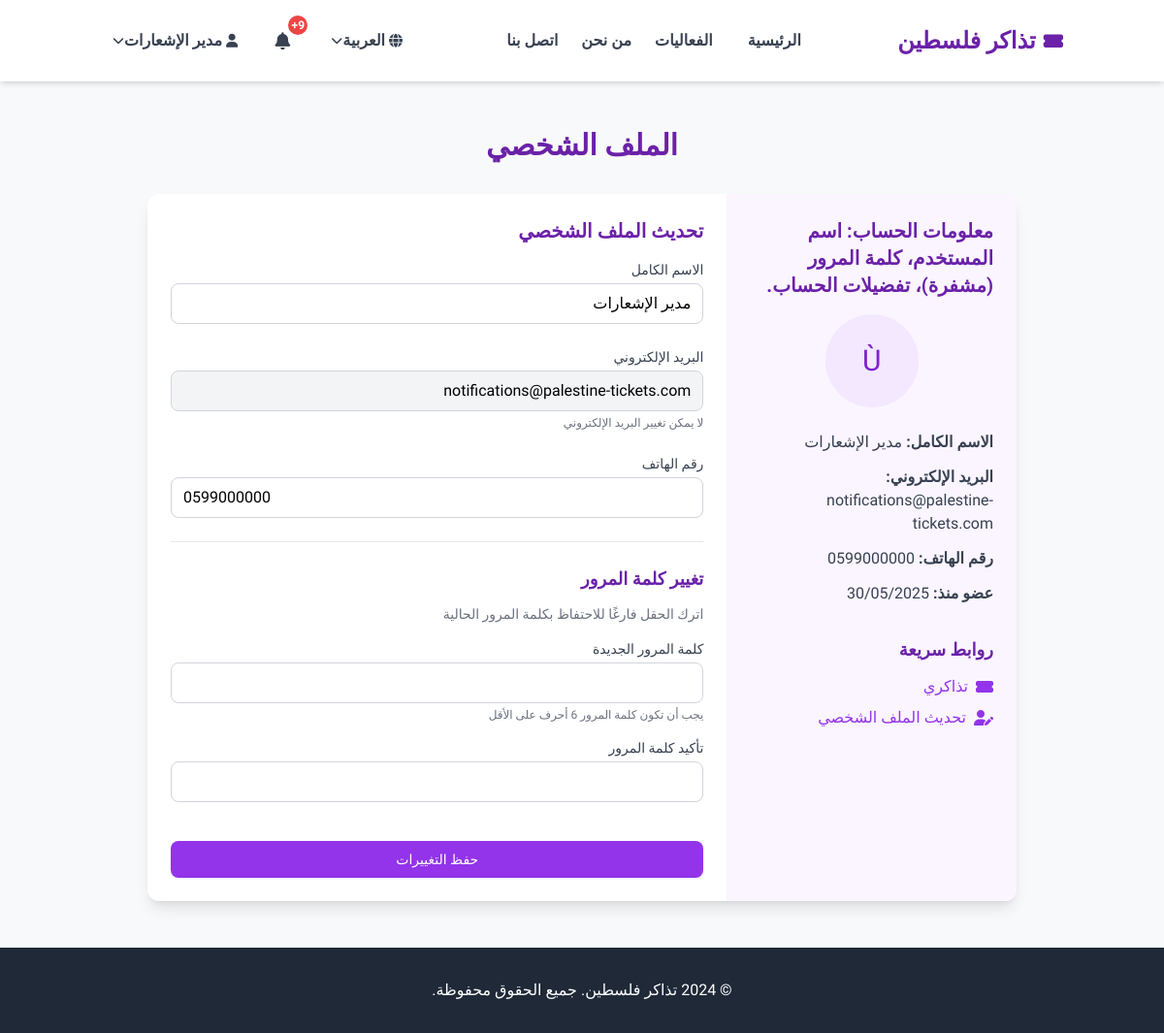
Page /profile.php (signed in) on the committed database.
### tables this page shows
CREATE TABLE `users` (
  `id` int(11) NOT NULL,
  `name` varchar(100) NOT NULL,
  `email` varchar(100) NOT NULL,
  `password` varchar(255) NOT NULL,
  `phone` varchar(20) NOT NULL,
  `password_hashed` varchar(255) NOT NULL,
  `role` enum('user','transport_admin','notifications_admin','site_admin','super_admin') DEFAULT 'user',
  `reset_token` varchar(64) DEFAULT NULL,
  `reset_expires` datetime DEFAULT NULL,
  `created_at` timestamp NOT NULL DEFAULT current_timestamp(),
  `updated_at` timestamp NOT NULL DEFAULT current_timestamp() ON UPDATE current_timestamp(),
  `profile_image` varchar(255) DEFAULT NULL,
  `last_login` datetime DEFAULT NULL,
  `last_login_ip` varchar(45) DEFAULT NULL,
  `timezone` varchar(100) DEFAULT 'Asia/Jerusalem',
  `preferred_language` varchar(10) DEFAULT 'ar',
  `two_factor_enabled` tinyint(1) DEFAULT 0,
  `status` enum('active','inactive','suspended') DEFAULT 'active',
  `email_verified` tinyint(1) DEFAULT 0
);

### includes/init.php (called while the page is built, shortened)
<?php
require_once __DIR__ . '/../config/database.php';
if (isset($_GET['lang'])) {
    $selected_lang = $_GET['lang'];
    $_SESSION['lang'] = $selected_lang;
} elseif (isset($_SESSION['lang'])) {
    $selected_lang = $_SESSION['lang'];
} else {
    $selected_lang = defined('APP_LANG') ? APP_LANG : 'ar';
}
require_once __DIR__ . '/icons.php';

### includes/icons.php (called while the page is built, shortened)
<?php
$icons = [
    'ar' => [
        'my_tickets' => 'fa-ticket-alt',
        'payment_methods' => 'fa-credit-card',
        'invoices' => 'fa-file-invoice',
        'notifications' => 'fa-bell',
        'account_preferences' => 'fa-cog',
        'security' => 'fa-shield-alt',
        'logout' => 'fa-sign-out-alt',
        'edit_profile' => 'fa-user-edit',
        'user' => 'fa-user',
        'globe' => 'fa-globe'
    ],
    'en' => [
        'my_tickets' => 'fa-tags',
        'payment_methods' => 'fa-money-bill-wave',
        'invoices' => 'fa-receipt',
        'notifications' => 'fa-envelope',
        'account_preferences' => 'fa-sliders-h',
        'security' => 'fa-lock',
        'logout' => 'fa-power-off',
        'edit_profile' => 'fa-pen',
        'user' => 'fa-user-circle',
        'globe' => 'fa-language'
    ],
    'he' => [
        'my_tickets' => 'fa-bookmark',
        'payment_methods' => 'fa-wallet',
        'invoices' => 'fa-file-alt',
        'notifications' => 'fa-comment',
        'account_preferences' => 'fa-tools',
        'security' => 'fa-user-shield',
        'logout' => 'fa-door-open',
        'edit_profile' => 'fa-id-card',
        'user' => 'fa-user-tie',
        'globe' => 'fa-globe-asia'
    ]
];
function get_icon($icon_name, $lang = null) {
    global $icons, $selected_lang;
    if ($lang === null) {
        $lang = $selected_lang;
    }
    if (isset($icons[$lang]) && isset($icons[$lang][$icon_name])) {
        return $icons[$lang][$icon_name];
    }
    return 'fa-question-circle';
}

### config/database.php (called while the page is built, shortened)
<?php
class Database {
    private $host = DB_HOST;
    private $user = DB_USER;
    private $pass = DB_PASS;
    private $dbname = DB_NAME;
    private $dbh;
    private $stmt;
    public function __construct() {
        $dsn = 'mysql:host=' . $this->host . ';dbname=' . $this->dbname . ';charset=utf8mb4';
        $options = array(
            PDO::ATTR_PERSISTENT => true,
            PDO::ATTR_ERRMODE => PDO::ERRMODE_EXCEPTION,
            PDO::ATTR_DEFAULT_FETCH_MODE => PDO::FETCH_ASSOC,
            PDO::ATTR_EMULATE_PREPARES => false
        );
        try {
            $this->dbh = new PDO($dsn, $this->user, $this->pass, $options);
        } catch(PDOException $e) {
            $this->error = $e->getMessage();
            error_log('Database Connection Error: ' . $this->error);
            echo 'Database Connection Error: ' . $this->error;
        }
    }
    public function query($sql) {
        $this->stmt = $this->dbh->prepare($sql);
    }
    public function bind($param, $value, $type = null) {
        if(is_null($type)) {
            switch(true) {
                case is_int($value):
                    $type = PDO::PARAM_INT;
                    break;
            }
        }
        $this->stmt->bindValue($param, $value, $type);
    }
    public function execute() {
        try {
            return $this->stmt->execute();
        } catch(PDOException $e) {
            $this->error = $e->getMessage();
            error_log('Query Execution Error: ' . $this->error);
            return false;
        }
    }
    public function single() {
        $this->execute();
        return $this->stmt->fetch();
    }
}
?>

### profile.php (the view, shortened to what this page needs)
<?php
require_once 'includes/init.php';
require_once 'includes/header.php';
$db = new Database();
$db->query("SELECT * FROM users WHERE id = :id");
$db->bind(':id', $_SESSION['user_id']);
$user = $db->single();
$registration_date = date('d/m/Y', strtotime($user['created_at'] ?? date('Y-m-d')));
?>
<div class="container mx-auto px-4 py-12">
    <div class="max-w-4xl mx-auto">
        <h1 class="text-3xl font-bold text-center text-purple-800 mb-8 text-improved"><?php echo $lang['profile'] ?? 'الملف الشخصي'; ?></h1>
        <div class="bg-white rounded-xl shadow-lg overflow-hidden">
            <div class="md:flex">
                <div class="md:w-1/3 bg-purple-50 p-6">
                    <h2 class="text-xl font-semibold text-purple-800 mb-4 text-improved"><?php echo $lang['account_info'] ?? 'معلومات الحساب'; ?></h2>
                    <div class="mb-6">
                        <div class="bg-purple-100 w-24 h-24 rounded-full mx-auto flex items-center justify-center">
                            <span class="text-3xl text-purple-700"><?php echo strtoupper(substr($user['name'] ?? 'User', 0, 1)); ?></span>
                        </div>
                    </div>
                    <div class="space-y-3">
                        <p class="text-gray-700"><strong><?php echo $lang['name'] ?? 'الاسم'; ?>:</strong> <?php echo $user['name'] ?? ''; ?></p>
                        <p class="text-gray-700"><strong><?php echo $lang['email'] ?? 'البريد الإلكتروني'; ?>:</strong> <?php echo $user['email'] ?? ''; ?></p>
                        <p class="text-gray-700"><strong><?php echo $lang['phone'] ?? 'رقم الهاتف'; ?>:</strong> <?php echo $user['phone'] ?? ''; ?></p>
                        <p class="text-gray-700"><strong><?php echo $lang['member_since'] ?? 'عضو منذ'; ?>:</strong> <?php echo $registration_date; ?></p>
                    </div>
                    <div class="mt-8">
                        <h3 class="text-lg font-semibold text-purple-800 mb-3 text-improved"><?php echo $lang['quick_links'] ?? 'روابط سريعة'; ?></h3>
                        <ul class="space-y-2">
                            <li>
                                <a href="my-tickets.php" class="flex items-center text-purple-600 hover:text-purple-800 transition-colors">
                                    <i class="fas fa-ticket-alt <?php echo ($selected_lang == 'en') ? 'mr-2' : 'ml-2'; ?>"></i>
                                    <span><?php echo $lang['my_tickets'] ?? 'تذاكري'; ?></span>
                                </a>
                            </li>
                            <li>
                                <a href="#update-form" class="flex items-center text-purple-600 hover:text-purple-800 transition-colors">
                                    <i class="fas fa-user-edit <?php echo ($selected_lang == 'en') ? 'mr-2' : 'ml-2'; ?>"></i>
                                    <span><?php echo $lang['update_profile'] ?? 'تحديث الملف الشخصي'; ?></span>
                                </a>
                            </li>
                        </ul>
                    </div>
                </div>
                <div class="md:w-2/3 p-6">
                    <h2 id="update-form" class="text-xl font-semibold text-purple-800 mb-4 text-improved"><?php echo $lang['update_profile'] ?? 'تحديث الملف الشخصي'; ?></h2>
                    <form method="post" class="space-y-6">
                        <div>
                            <label for="name" class="block text-sm font-medium text-gray-700 mb-1"><?php echo $lang['name'] ?? 'الاسم'; ?></label>
                            <input type="text" id="name" name="name" value="<?php echo $user['name'] ?? ''; ?>" class="block w-full py-2 px-3 border border-gray-300 rounded-lg focus:outline-none focus:ring-2 focus:ring-purple-500 focus:border-transparent" required>
                        </div>
                        <div>
                            <label for="email" class="block text-sm font-medium text-gray-700 mb-1"><?php echo $lang['email'] ?? 'البريد الإلكتروني'; ?></label>
                            <input type="email" id="email" value="<?php echo $user['email'] ?? ''; ?>" class="block w-full py-2 px-3 border border-gray-300 rounded-lg bg-gray-100" disabled>
                            <p class="text-xs text-gray-500 mt-1"><?php echo $lang['email_cannot_be_changed'] ?? 'لا يمكن تغيير البريد الإلكتروني'; ?></p>
                        </div>
                        <div>
                            <label for="phone" class="block text-sm font-medium text-gray-700 mb-1"><?php echo $lang['phone'] ?? 'رقم الهاتف'; ?></label>
                            <input type="tel" id="phone" name="phone" value="<?php echo $user['phone'] ?? ''; ?>" class="block w-full py-2 px-3 border border-gray-300 rounded-lg focus:outline-none focus:ring-2 focus:ring-purple-500 focus:border-transparent" required>
                        </div>
                        <div class="border-t border-gray-200 pt-6 mt-6">
                            <h3 class="text-lg font-semibold text-purple-800 mb-3 text-improved"><?php echo $lang['change_password'] ?? 'تغيير كلمة المرور'; ?></h3>
                            <p class="text-sm text-gray-500 mb-4"><?php echo $lang['leave_blank_to_keep_current_password'] ?? 'اترك الحقل فارغًا للاحتفاظ بكلمة المرور الحالية'; ?></p>
                            <div class="space-y-4">
                                <div>
                                    <label for="new_password" class="block text-sm font-medium text-gray-700 mb-1"><?php echo $lang['new_password'] ?? 'كلمة المرور الجديدة'; ?></label>
                                    <input type="password" id="new_password" name="new_password" class="block w-full py-2 px-3 border border-gray-300 rounded-lg focus:outline-none focus:ring-2 focus:ring-purple-500 focus:border-transparent">
                                    <p class="text-xs text-gray-500 mt-1"><?php echo $lang['password_requirements'] ?? 'يجب أن تكون كلمة المرور 6 أحرف على الأقل'; ?></p>
                                </div>
                                <div>
                                    <label for="confirm_password" class="block text-sm font-medium text-gray-700 mb-1"><?php echo $lang['confirm_password'] ?? 'تأكيد كلمة المرور'; ?></label>
                                    <input type="password" id="confirm_password" name="confirm_password" class="block w-full py-2 px-3 border border-gray-300 rounded-lg focus:outline-none focus:ring-2 focus:ring-purple-500 focus:border-transparent">
                                </div>
                            </div>
                        </div>
                        <div class="pt-4">
                            <button type="submit" class="w-full flex justify-center py-2 px-4 border border-transparent rounded-lg shadow-sm text-sm font-medium text-white bg-purple-600 hover:bg-purple-700 focus:outline-none focus:ring-2 focus:ring-offset-2 focus:ring-purple-500 transition-colors duration-300">
                                <?php echo $lang['save_changes'] ?? 'حفظ التغييرات'; ?>
                            </button>
                        </div>
                    </form>
                </div>
            </div>
        </div>
    </div>
</div>
<?php
require_once 'includes/footer.php';
?>

### assets/css/responsive.css (style rules this page uses)
* { box-sizing: border-box; }
html, body { overflow-x: hidden; max-width: 100vw; position: relative; }
@media (min-width: 1025px) { .container { max-width: 1200px; } }
html { scroll-padding-top: 80px; }

### assets/css/performance.css (style rules this page uses)
html { scroll-behavior: smooth; }

### rows in the picture
users: name "Ù", name "مدير الإشعارات", email "notifications@palestine-tickets.com", phone "0599000000", created_at "30/05/2025"

### other values in the picture
$lang['site_name'] "تذاكر فلسطين"
$lang['home'] "الرئيسية"
$lang['events'] "الفعاليات"
$lang['about'] "من نحن"
$lang['contact'] "اتصل بنا"
$lang['language'] "العربية"
$_SESSION['user_name'] "مدير الإشعارات"
$lang['profile'] "الملف الشخصي"
$lang['account_info'] "معلومات الحساب: اسم المستخدم، كلمة المرور (مشفرة)، تفضيلات الحساب."
$lang['name'] "الاسم الكامل"
$lang['email'] "البريد الإلكتروني"
$lang['phone'] "رقم الهاتف"
$lang['member_since'] "عضو منذ"
$lang['quick_links'] "روابط سريعة"
$lang['my_tickets'] "تذاكري"
